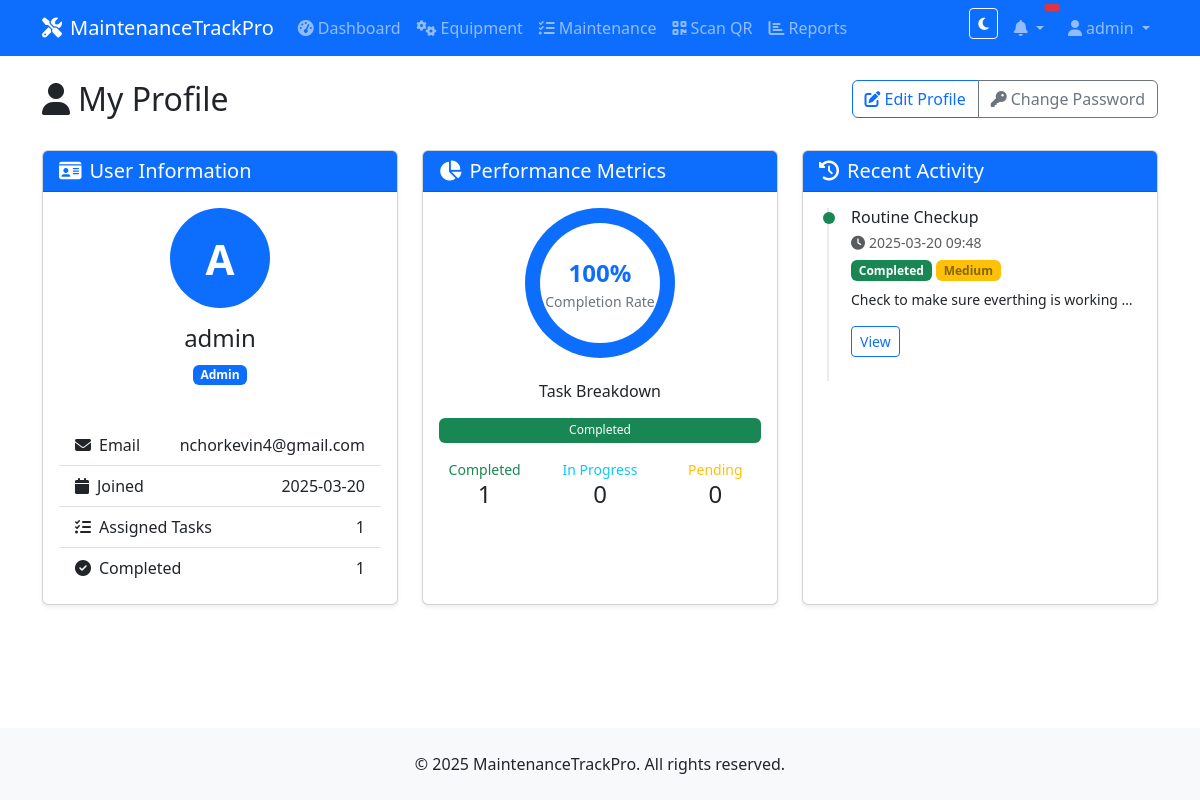
The app's page /profile/ (signed in) with its own data.
### app/models/user.py (models this page shows, shortened)
class User(UserMixin, db.Model):
    __tablename__ = 'users'
    id = db.Column(db.Integer, primary_key=True)
    username = db.Column(db.String(64), index=True, unique=True, nullable=False)
    email = db.Column(db.String(120), index=True, unique=True, nullable=False)
    password_hash = db.Column(db.String(128), nullable=False)
    role = db.Column(db.String(20), nullable=False, default='engineer')  # 'boss', 'admin', 'engineer'
    created_at = db.Column(db.DateTime, default=datetime.utcnow)
    updated_at = db.Column(db.DateTime, default=datetime.utcnow, onupdate=datetime.utcnow)
    equipment = db.relationship('Equipment', backref='user', lazy='dynamic')
    maintenance_tasks = db.relationship('Maintenance', backref='user', lazy='dynamic')
    notifications = db.relationship('Notification', backref='user', lazy='dynamic')
    def is_boss(self):
        return self.role == 'boss'
    def is_admin(self):
        return self.role == 'admin'

### app/models/maintenance.py (models this page shows, shortened)
class Maintenance(db.Model):
    __tablename__ = 'maintenance'
    id = db.Column(db.Integer, primary_key=True)
    title = db.Column(db.String(100), nullable=False)
    description = db.Column(db.Text)
    status = db.Column(db.String(20), default='scheduled')  # scheduled, in_progress, completed, cancelled
    priority = db.Column(db.String(20), default='medium')  # low, medium, high, critical
    due_date = db.Column(db.DateTime)
    completed_date = db.Column(db.DateTime)
    created_at = db.Column(db.DateTime, default=datetime.utcnow)
    equipment_id = db.Column(db.Integer, db.ForeignKey('equipment.id'), nullable=False)
    user_id = db.Column(db.Integer, db.ForeignKey('users.id'), nullable=False)

### app/routes/profile.py (the view)
@profile_bp.route('/')
@login_required
def view():
    recent_tasks = Maintenance.query.filter_by(user_id=current_user.id).order_by(Maintenance.created_at.desc()).limit(5).all()
    completed_tasks_count = Maintenance.query.filter_by(user_id=current_user.id, status='completed').count()
    total_tasks_count = Maintenance.query.filter_by(user_id=current_user.id).count()
    completion_rate = (completed_tasks_count / total_tasks_count * 100) if total_tasks_count > 0 else 0
    return render_template(
        'profile/view.html',
        title='My Profile',
        recent_tasks=recent_tasks,
        completed_tasks_count=completed_tasks_count,
        total_tasks_count=total_tasks_count,
        completion_rate=completion_rate
    )

### app/templates/profile/view.html (shortened to what this page needs)
{% extends 'base.html' %}
{% block content %}
<div class="row mb-4">
    <div class="col-md-8">
        <h2><i class="fas fa-user me-2"></i>My Profile</h2>
    </div>
    <div class="col-md-4 text-end">
        <div class="btn-group">
            <a href="{{ url_for('profile.edit') }}" class="btn btn-outline-primary">
                <i class="fas fa-edit me-1"></i>Edit Profile
            </a>
            <a href="{{ url_for('profile.change_password') }}" class="btn btn-outline-secondary">
                <i class="fas fa-key me-1"></i>Change Password
            </a>
        </div>
    </div>
</div>
<div class="row">
    <div class="col-md-4 mb-4">
        <div class="card shadow-sm animate__animated animate__fadeInLeft">
            <div class="card-header bg-primary text-white">
                <h5 class="mb-0"><i class="fas fa-id-card me-2"></i>User Information</h5>
            </div>
            <div class="card-body">
                <div class="text-center mb-4">
                    <div class="avatar-circle mx-auto mb-3">
                        <span class="avatar-initials">{{ current_user.username[0]|upper }}</span>
                    </div>
                    <h4>{{ current_user.username }}</h4>
                    <p class="badge bg-primary">{{ current_user.role|capitalize }}</p>
                </div>
                <ul class="list-group list-group-flush">
                    <li class="list-group-item d-flex justify-content-between align-items-center">
                        <span><i class="fas fa-envelope me-2"></i>Email</span>
                        <span>{{ current_user.email }}</span>
                    </li>
                    <li class="list-group-item d-flex justify-content-between align-items-center">
                        <span><i class="fas fa-calendar me-2"></i>Joined</span>
                        <span>{{ current_user.created_at.strftime('%Y-%m-%d') }}</span>
                    </li>
                    <li class="list-group-item d-flex justify-content-between align-items-center">
                        <span><i class="fas fa-tasks me-2"></i>Assigned Tasks</span>
                        <span>{{ total_tasks_count }}</span>
                    </li>
                    <li class="list-group-item d-flex justify-content-between align-items-center">
                        <span><i class="fas fa-check-circle me-2"></i>Completed</span>
                        <span>{{ completed_tasks_count }}</span>
                    </li>
                </ul>
            </div>
        </div>
    </div>
    <div class="col-md-4 mb-4">
        <div class="card shadow-sm h-100 animate__animated animate__fadeInUp">
            <div class="card-header bg-primary text-white">
                <h5 class="mb-0"><i class="fas fa-chart-pie me-2"></i>Performance Metrics</h5>
            </div>
            <div class="card-body">
                <div class="completion-circle mb-4 mx-auto" data-value="{{ completion_rate|round|int }}">
                    <div class="completion-circle-inner">
                        <div class="completion-percent">{{ completion_rate|round|int }}%</div>
                        <div class="completion-label">Completion Rate</div>
                    </div>
                </div>
                <h6 class="text-center mb-3">Task Breakdown</h6>
                <div class="progress mb-3" style="height: 25px;">
                    {% set completed_percent = (completed_tasks_count / total_tasks_count * 100) if total_tasks_count > 0 else 0 %}
                    {% set in_progress_count = completed_tasks_count|int - total_tasks_count|int %}
                    {% set in_progress_percent = (in_progress_count / total_tasks_count * 100) if total_tasks_count > 0 else 0 %}
                    {% set pending_percent = 100 - completed_percent - in_progress_percent %}
                    <div class="progress-bar bg-success" role="progressbar" style="width: {{ completed_percent }}%"
                        aria-valuenow="{{ completed_percent }}" aria-valuemin="0" aria-valuemax="100">Completed</div>
                </div>
                <div class="row text-center">
                    <div class="col-4">
                        <div class="small text-success">Completed</div>
                        <h4>{{ completed_tasks_count }}</h4>
                    </div>
                    <div class="col-4">
                        <div class="small text-info">In Progress</div>
                        <h4>{{ in_progress_count }}</h4>
                    </div>
                    <div class="col-4">
                        <div class="small text-warning">Pending</div>
                        <h4>{{ total_tasks_count - completed_tasks_count - in_progress_count }}</h4>
                    </div>
                </div>
            </div>
        </div>
    </div>
    <div class="col-md-4 mb-4">
        <div class="card shadow-sm h-100 animate__animated animate__fadeInRight">
            <div class="card-header bg-primary text-white">
                <h5 class="mb-0"><i class="fas fa-history me-2"></i>Recent Activity</h5>
            </div>
            <div class="card-body">
                {% if recent_tasks %}
                    <div class="timeline">
                        {% for task in recent_tasks %}
                            <div class="timeline-item">
                                <div class="timeline-marker bg-{% if task.status == 'completed' %}success{% elif task.status == 'in_progress' %}info{% elif task.status == 'cancelled' %}secondary{% else %}warning{% endif %}"></div>
                                <div class="timeline-content">
                                    <h6 class="mb-1">{{ task.title }}</h6>
                                    <div class="text-muted small mb-1">
                                        <i class="fas fa-clock me-1"></i>{{ task.created_at.strftime('%Y-%m-%d %H:%M') }}
                                    </div>
                                    <div class="mb-2">
                                        <span class="badge bg-{% if task.status == 'completed' %}success{% elif task.status == 'in_progress' %}info{% elif task.status == 'cancelled' %}secondary{% else %}warning{% endif %}">
                                            {{ task.status|replace('_', ' ')|capitalize }}
                                        </span>
                                        <span class="badge priority-{{ task.priority }}">
                                            {{ task.priority|capitalize }}
                                        </span>
                                    </div>
                                    <p class="small text-truncate">{{ task.description }}</p>
                                    <a href="{{ url_for('maintenance.view', id=task.id) }}" class="btn btn-sm btn-outline-primary">View</a>
                                </div>
                            </div>
                        {% endfor %}
                    </div>
                {% else %}
                    <div class="text-center text-muted py-5">
                        <i class="fas fa-clipboard fa-3x mb-3"></i>
                        <p>No recent activity found.</p>
                    </div>
                {% endif %}
            </div>
        </div>
    </div>
</div>
{% endblock %}

### app/templates/base.html (shortened to what this page needs)
<!DOCTYPE html>
<html lang="en" data-bs-theme="light">
<head>
    <link href="https://cdn.jsdelivr.net/npm/bootstrap@5.3.0/dist/css/bootstrap.min.css" rel="stylesheet">
    <link rel="stylesheet" href="https://cdnjs.cloudflare.com/ajax/libs/font-awesome/6.4.0/css/all.min.css">
    <link rel="stylesheet" href="https://cdnjs.cloudflare.com/ajax/libs/animate.css/4.1.1/animate.min.css">
    <link rel="stylesheet" href="{{ url_for('static', filename='css/style.css') }}">
    <link rel="stylesheet" href="{{ url_for('static', filename='css/animations.css') }}">
    <link rel="stylesheet" href="{{ url_for('static', filename='css/dark-mode.css') }}">
</head>
<body class="page-enter page-enter-active">
    <nav class="navbar navbar-expand-lg navbar-dark bg-primary">
        <div class="container">
            <a class="navbar-brand" href="{{ url_for('dashboard.index') }}">
                <i class="fas fa-tools me-2"></i>MaintenanceTrackPro
            </a>
            <div class="collapse navbar-collapse" id="navbarNav">
                <ul class="navbar-nav me-auto">
                    {% if current_user.is_authenticated %}
                        <li class="nav-item">
                            <a class="nav-link" href="{{ url_for('dashboard.index') }}">
                                <i class="fas fa-tachometer-alt me-1"></i>Dashboard
                            </a>
                        </li>
                        <li class="nav-item">
                            <a class="nav-link" href="{{ url_for('equipment.index') }}">
                                <i class="fas fa-cogs me-1"></i>Equipment
                            </a>
                        </li>
                        <li class="nav-item">
                            <a class="nav-link" href="{{ url_for('maintenance.index') }}">
                                <i class="fas fa-tasks me-1"></i>Maintenance
                            </a>
                        </li>
                        <li class="nav-item">
                            <a class="nav-link" href="{{ url_for('equipment.scanner') }}">
                                <i class="fas fa-qrcode me-1"></i>Scan QR
                            </a>
                        </li>
                        {% if current_user.is_boss() or current_user.is_admin() %}
                        <li class="nav-item">
                            <a class="nav-link" href="{{ url_for('reports.index') }}">
                                <i class="fas fa-chart-bar me-1"></i>Reports
                            </a>
                        </li>
                        {% endif %}
                    {% endif %}
                </ul>
                <ul class="navbar-nav">
                    <li class="nav-item me-2">
                        <button id="theme-toggle" class="btn btn-outline-light btn-sm">
                            <i class="fas fa-moon" id="dark-icon"></i>
                        </button>
                    </li>
                    {% if current_user.is_authenticated %}
                        <li class="nav-item dropdown me-2">
                            <a class="nav-link dropdown-toggle position-relative" href="#" role="button" data-bs-toggle="dropdown">
                                <i class="fas fa-bell"></i>
                                <span id="notification-badge" class="position-absolute top-0 start-100 translate-middle badge rounded-pill bg-danger">
                                </span>
                            </a>
                        </li>
                        <li class="nav-item dropdown">
                            <a class="nav-link dropdown-toggle" href="#" role="button" data-bs-toggle="dropdown">
                                <i class="fas fa-user me-1"></i>{{ current_user.username }}
                            </a>
                        </li>
                    {% endif %}
                </ul>
            </div>
        </div>
    </nav>
    <main class="container my-4 fade-in">
        {% block content %}{% endblock %}
    </main>
    <footer class="bg-light py-4 mt-auto">
        <div class="container text-center">
            <p class="mb-0">&copy; 2025 MaintenanceTrackPro. All rights reserved.</p>
        </div>
    </footer>
</body>
</html>

### records on screen
User: username "admin", username "A", role "Admin", email "nchorkevin4@gmail.com", created_at "2025-03-20"
Maintenance: title "Routine Checkup", created_at "2025-03-20 09:48", status "Completed", priority "Medium", description "Check to make sure everthing is working…"

### other values on screen
{{ total_tasks_count }} "1"
{{ completed_tasks_count }} "1"
{{ completion_rate|round|int }} "100"
{{ in_progress_count }} "0"
{{ total_tasks_count - completed_tasks_count - in_progress_count }} "0"
